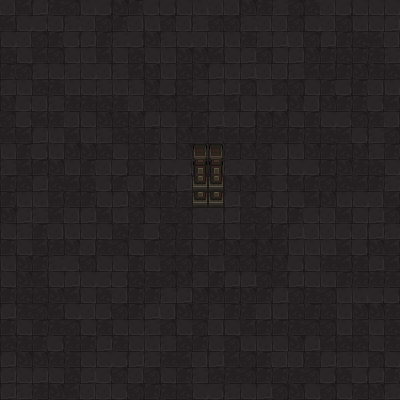

The image is a tile-based game level rendered from a .tmx file. Its description and complete source (layers, tilesets, objects, tile grids) follow:
An orthogonal 25x25 tile map with 16x16 px tiles, 3 tile layers (background, pilar2, pilar) and 5 objects (sala9, sala12, sala15).

<map version="1.10" tiledversion="1.10.2" orientation="orthogonal" renderorder="right-down" width="25" height="25" tilewidth="16" tileheight="16" infinite="0" nextlayerid="5" nextobjectid="4">
 <tileset firstgid="1" name="mainlevbuild" tilewidth="16" tileheight="16" tilecount="2560" columns="64">
  <image source="Tiled block/mainlevbuild.png" width="1024" height="640" />
  <tile id="680">
   <objectgroup draworder="index" id="2">
    <object id="1" x="2" y="0" width="12" height="16" />
   </objectgroup>
  </tile>
  <tile id="744">
   <objectgroup draworder="index" id="2">
    <object id="1" x="0" y="0" width="16" height="14.4545" />
   </objectgroup>
  </tile>
 </tileset>
 <layer id="1" name="background" width="25" height="25">
  <data encoding="csv">
879,883,943,947,882,1008,880,1011,946,880,880,1007,1008,879,879,1011,947,944,882,1010,879,880,1007,1007,1007,
883,1007,880,879,944,879,882,946,879,1008,882,879,944,882,882,944,879,879,882,1007,879,882,1008,1007,943,
1007,879,882,946,880,943,946,944,880,1011,944,1007,879,879,1008,947,944,943,879,882,943,946,1010,883,879,
1010,1007,883,882,1007,1008,883,1007,1010,1007,1008,1011,1011,883,1007,943,882,1007,943,1011,946,1010,946,947,944,
946,882,944,1007,944,1007,879,944,883,1011,1008,1010,1011,943,1008,943,879,879,944,883,883,946,1011,947,1010,
944,1008,1010,947,1008,1007,944,1008,944,1011,880,1010,944,943,943,882,1008,882,882,1007,946,880,946,879,1008,
1011,880,879,944,947,947,1010,947,879,882,882,1010,883,1007,883,1007,1007,880,1011,879,1011,946,946,880,883,
882,880,883,947,879,1007,1011,1010,1011,943,1007,883,946,943,879,880,1011,1011,1007,946,1007,880,882,947,879,
883,883,943,1008,883,1008,944,1010,1010,946,1008,1011,883,946,883,883,947,883,946,947,1010,883,880,944,882,
1008,946,880,1008,1011,1011,1010,1007,1010,946,1007,1011,944,1010,947,1011,882,879,1008,1011,946,1010,1011,944,946,
944,883,946,1011,1008,946,879,880,1010,1008,1007,880,879,943,944,879,947,880,1007,880,946,1011,947,1010,1007,
946,1010,943,1010,883,1010,880,946,879,946,946,943,879,943,1011,1011,1010,880,883,946,882,1010,883,946,944,
946,1008,1008,883,947,946,1007,943,1011,1011,946,947,1010,1007,943,882,880,1007,1007,883,1011,1008,1007,879,883,
1011,943,944,883,879,943,883,1008,882,1007,947,882,944,879,943,1010,882,879,946,880,879,883,1007,943,882,
1007,944,946,879,1008,1007,1007,1010,947,880,882,947,1007,883,1007,883,883,946,943,879,879,880,879,943,944,
946,1007,883,947,1011,879,947,882,1007,946,883,883,1007,946,1011,882,1011,883,1008,1008,1008,883,880,1011,883,
1008,1011,946,944,880,882,1007,1007,946,1007,882,882,947,1008,882,882,1010,1011,880,1007,947,883,947,943,883,
1007,1011,883,1007,943,1007,880,880,1010,947,882,1011,944,946,943,943,882,883,943,1007,1008,946,947,947,947,
946,1010,1010,1011,883,1007,1010,879,946,946,944,943,1011,1011,946,1011,946,943,882,947,882,1008,1008,880,880,
943,947,882,883,1007,879,880,882,946,943,879,1011,1010,944,946,947,879,1008,1010,946,1010,1008,1011,1011,947,
946,1007,946,947,882,1007,947,1007,1007,944,882,1007,882,879,1007,883,946,946,947,882,882,1008,1010,1008,1010,
1010,947,946,880,947,946,943,947,1007,1008,944,1010,946,1007,882,1008,1008,1007,1011,943,883,1010,1010,1007,947,
943,1011,1011,947,947,1007,1007,880,943,944,947,883,879,943,883,882,946,879,879,947,943,944,1008,882,1007,
943,1007,943,1007,1010,943,880,882,879,882,1007,946,944,1010,947,882,946,946,947,882,880,1010,880,943,946,
943,944,947,1011,883,879,879,880,882,946,947,1010,1007,880,944,1007,943,882,1011,1007,882,1007,947,1011,944
</data>
 </layer>
 <layer id="3" name="pilar2" width="25" height="25">
  <data encoding="csv">
0,0,0,0,0,0,0,0,0,0,0,0,0,0,0,0,0,0,0,0,0,0,0,0,0,
0,0,0,0,0,0,0,0,0,0,0,0,0,0,0,0,0,0,0,0,0,0,0,0,0,
0,0,0,0,0,0,0,0,0,0,0,0,0,0,0,0,0,0,0,0,0,0,0,0,0,
0,0,0,0,0,0,0,0,0,0,0,0,0,0,0,0,0,0,0,0,0,0,0,0,0,
0,0,0,0,0,0,0,0,0,0,0,0,0,0,0,0,0,0,0,0,0,0,0,0,0,
0,0,0,0,0,0,0,0,0,0,0,0,0,0,0,0,0,0,0,0,0,0,0,0,0,
0,0,0,0,0,0,0,0,0,0,0,0,0,0,0,0,0,0,0,0,0,0,0,0,0,
0,0,0,0,0,0,0,0,0,0,0,0,0,0,0,0,0,0,0,0,0,0,0,0,0,
0,0,0,0,0,0,0,0,0,0,0,0,0,0,0,0,0,0,0,0,0,0,0,0,0,
0,0,0,0,0,0,0,0,0,0,0,0,489,0,0,0,0,0,0,0,0,0,0,0,0,
0,0,0,0,0,0,0,0,0,0,0,0,489,489,0,0,0,0,0,0,0,0,0,0,0,
0,0,0,0,0,0,0,0,0,0,0,0,681,681,0,0,0,0,0,0,0,0,0,0,0,
0,0,0,0,0,0,0,0,0,0,0,0,745,745,0,0,0,0,0,0,0,0,0,0,0,
0,0,0,0,0,0,0,0,0,0,0,0,0,0,0,0,0,0,0,0,0,0,0,0,0,
0,0,0,0,0,0,0,0,0,0,0,0,0,0,0,0,0,0,0,0,0,0,0,0,0,
0,0,0,0,0,0,0,0,0,0,0,0,0,0,0,0,0,0,0,0,0,0,0,0,0,
0,0,0,0,0,0,0,0,0,0,0,0,0,0,0,0,0,0,0,0,0,0,0,0,0,
0,0,0,0,0,0,0,0,0,0,0,0,0,0,0,0,0,0,0,0,0,0,0,0,0,
0,0,0,0,0,0,0,0,0,0,0,0,0,0,0,0,0,0,0,0,0,0,0,0,0,
0,0,0,0,0,0,0,0,0,0,0,0,0,0,0,0,0,0,0,0,0,0,0,0,0,
0,0,0,0,0,0,0,0,0,0,0,0,0,0,0,0,0,0,0,0,0,0,0,0,0,
0,0,0,0,0,0,0,0,0,0,0,0,0,0,0,0,0,0,0,0,0,0,0,0,0,
0,0,0,0,0,0,0,0,0,0,0,0,0,0,0,0,0,0,0,0,0,0,0,0,0,
0,0,0,0,0,0,0,0,0,0,0,0,0,0,0,0,0,0,0,0,0,0,0,0,0,
0,0,0,0,0,0,0,0,0,0,0,0,0,0,0,0,0,0,0,0,0,0,0,0,0
</data>
 </layer>
 <layer id="2" name="pilar" width="25" height="25">
  <data encoding="csv">
0,0,0,0,0,0,0,0,0,0,0,0,0,0,0,0,0,0,0,0,0,0,0,0,0,
0,0,0,0,0,0,0,0,0,0,0,0,0,0,0,0,0,0,0,0,0,0,0,0,0,
0,0,0,0,0,0,0,0,0,0,0,0,0,0,0,0,0,0,0,0,0,0,0,0,0,
0,0,0,0,0,0,0,0,0,0,0,0,0,0,0,0,0,0,0,0,0,0,0,0,0,
0,0,0,0,0,0,0,0,0,0,0,0,0,0,0,0,0,0,0,0,0,0,0,0,0,
0,0,0,0,0,0,0,0,0,0,0,0,0,0,0,0,0,0,0,0,0,0,0,0,0,
0,0,0,0,0,0,0,0,0,0,0,0,0,0,0,0,0,0,0,0,0,0,0,0,0,
0,0,0,0,0,0,0,0,0,0,0,0,0,0,0,0,0,0,0,0,0,0,0,0,0,
0,0,0,0,0,0,0,0,0,0,0,0,0,0,0,0,0,0,0,0,0,0,0,0,0,
0,0,0,0,0,0,0,0,0,0,0,0,489,489,0,0,0,0,0,0,0,0,0,0,0,
0,0,0,0,0,0,0,0,0,0,0,0,681,681,0,0,0,0,0,0,0,0,0,0,0,
0,0,0,0,0,0,0,0,0,0,0,0,745,745,0,0,0,0,0,0,0,0,0,0,0,
0,0,0,0,0,0,0,0,0,0,0,0,745,0,0,0,0,0,0,0,0,0,0,0,0,
0,0,0,0,0,0,0,0,0,0,0,0,0,0,0,0,0,0,0,0,0,0,0,0,0,
0,0,0,0,0,0,0,0,0,0,0,0,0,0,0,0,0,0,0,0,0,0,0,0,0,
0,0,0,0,0,0,0,0,0,0,0,0,0,0,0,0,0,0,0,0,0,0,0,0,0,
0,0,0,0,0,0,0,0,0,0,0,0,0,0,0,0,0,0,0,0,0,0,0,0,0,
0,0,0,0,0,0,0,0,0,0,0,0,0,0,0,0,0,0,0,0,0,0,0,0,0,
0,0,0,0,0,0,0,0,0,0,0,0,0,0,0,0,0,0,0,0,0,0,0,0,0,
0,0,0,0,0,0,0,0,0,0,0,0,0,0,0,0,0,0,0,0,0,0,0,0,0,
0,0,0,0,0,0,0,0,0,0,0,0,0,0,0,0,0,0,0,0,0,0,0,0,0,
0,0,0,0,0,0,0,0,0,0,0,0,0,0,0,0,0,0,0,0,0,0,0,0,0,
0,0,0,0,0,0,0,0,0,0,0,0,0,0,0,0,0,0,0,0,0,0,0,0,0,
0,0,0,0,0,0,0,0,0,0,0,0,0,0,0,0,0,0,0,0,0,0,0,0,0,
0,0,0,0,0,0,0,0,0,0,0,0,0,0,0,0,0,0,0,0,0,0,0,0,0
</data>
 </layer>
 <objectgroup id="4" name="entra/saida">
  <object id="1" name="sala9" x="148.5" y="358" width="109" height="41.5" />
  <object id="2" name="sala12" x="354.5" y="140.5" width="45" height="114.5" />
  <object id="3" name="sala15" x="116" y="1" width="174.5" height="44" />
 </objectgroup>
</map>
